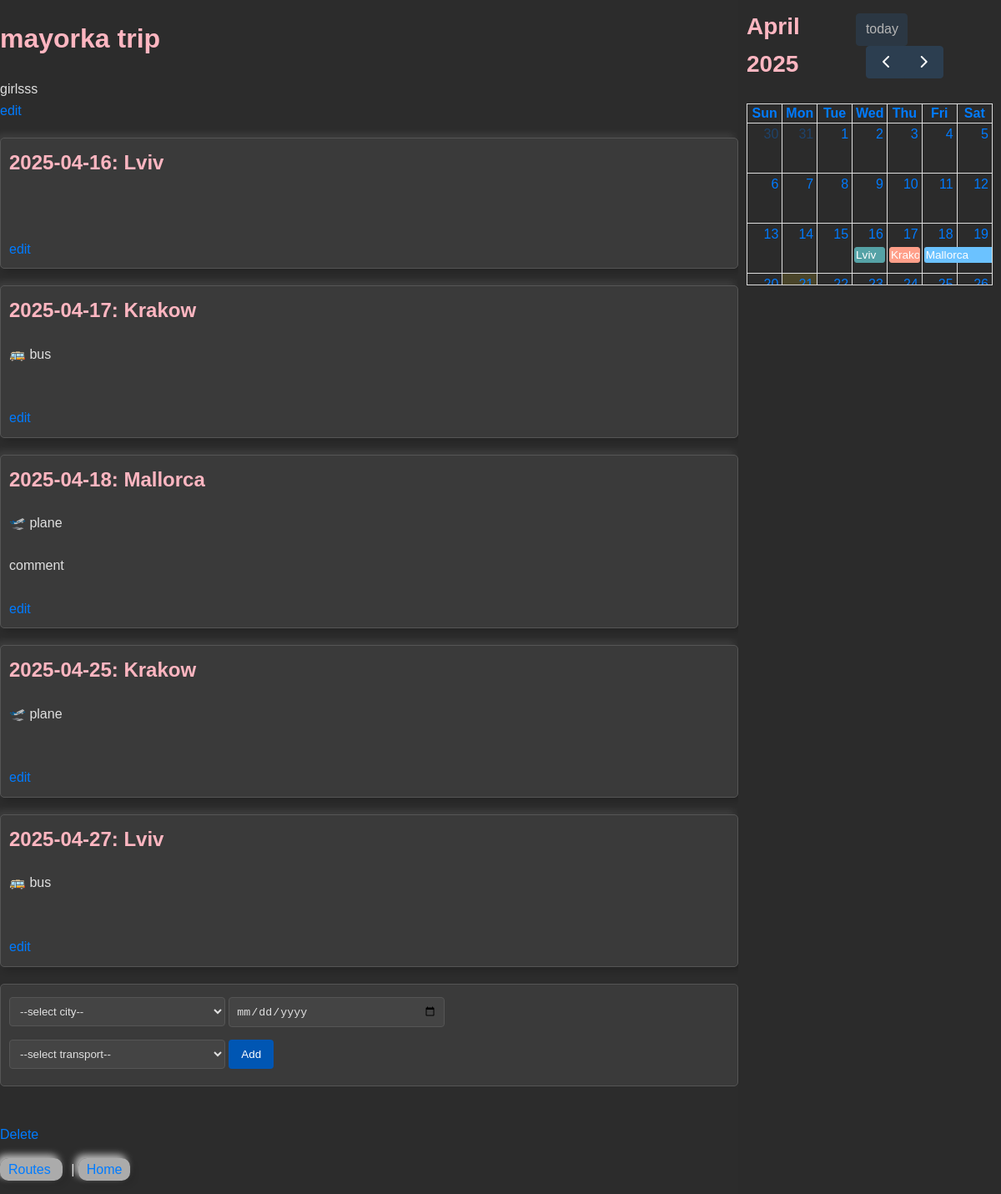
Before: /route/2 with the older database file.
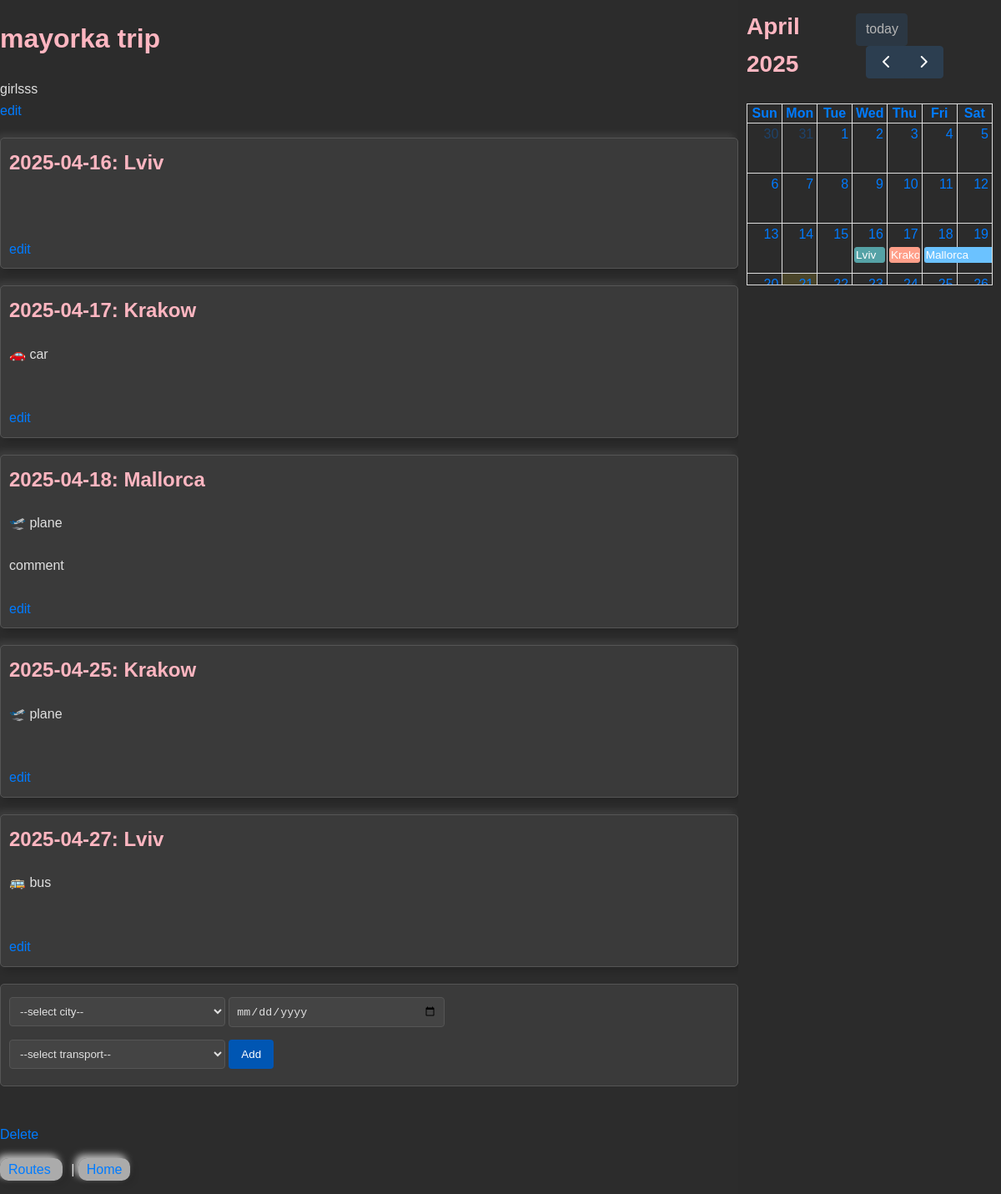
After: the same page with the newer database file.
### app/models/route_model.py (models this page shows, shortened)
class Route(db.Model):
    __tablename__ = 'routes'
    id = db.Column(db.Integer, primary_key=True)
    name = db.Column(db.String(100), nullable=False)
    description = db.Column(db.String(1024))

### app/models/checkpoint_model.py (models this page shows, shortened)
class Checkpoint(db.Model):
    __tablename__ = 'checkpoints'
    id = db.Column(db.Integer, primary_key=True)
    route_id = db.Column(db.Integer)
    city_id = db.Column(db.Integer)
    from_date = db.Column(db.String(100))
    to_date = db.Column(db.String(100))
    transport = db.Column(db.String(100))
    description = db.Column(db.String(1024))

### app/models/city_model.py (models this page shows, shortened)
class City(db.Model):
    __tablename__ = 'cities'
    id = db.Column(db.Integer, primary_key=True)
    name = db.Column(db.String(100), nullable=False)
    latitude = db.Column(db.Float)
    longitude = db.Column(db.Float)

### app/routes/route.py (the view)
@route_bp.route("/route/<id>")
def show(id):
    route = Route.query.get(id)
    if not route: abort(404)
    cities = City.query.all()
    checkpooints_stmt = select(Checkpoint).where(Checkpoint.route_id == route.id)
    checkpoints = [checkpoint for checkpoint in db.session.scalars(checkpooints_stmt)]
    for checkpoint in checkpoints:
        checkpoint.city = City.query.get(checkpoint.city_id)
    return render_template('route.html.j2', route=route, cities=cities, checkpoints=checkpoints, transports=transports)

### app/templates/route.html.j2 (shortened to what this page needs)
<html>
<head>
    <link rel="stylesheet" type="text/css" href="/static/route.css">
    <link href='/static/fullcalendar.css' rel='stylesheet' />
</head>
<body>
    <div style="display: flex; height: 100vh;">
        <div style="flex: 3; overflow-y: scroll;">
            <div class="trip" id="trip_{{route.id}}">
                <h1>{{route.name}}</h1>
                <div class="description">{{route.description}}</div>
                <a onclick="document.getElementById('edit_trip_{{route.id}}').style.display = 'block';
                        document.getElementById('trip_{{route.id}}').style.display = 'none';">edit</a>
            </div>
            <div class="checkpoints">
                {% for checkpoint in checkpoints %}
                <div class="checkpoint" id="checkpoint_{{checkpoint.id}}">
                    <h2>{{checkpoint.from_date}}: {{checkpoint.city.name}}</h2>
                    <div class="transport value">{{checkpoint.transport}}</div><br>
                    <div class="description value">{{checkpoint.description}}</div><br>
                    <a onclick="document.getElementById('edit_checkpoint_{{checkpoint.id}}').style.display = 'block';
                        document.getElementById('checkpoint_{{checkpoint.id}}').style.display = 'none';">
                        edit</a>
                </div>
                {% endfor %}
            </div>
            <form action="/checkpoint/add">
                <select name="city_id">
                    <option value="">--select city--</option>
                </select>
                <input type="date" name="date" value=""><br>
                <select name="transport">
                    <option value="">--select transport--</option>
                </select>
                <input type="submit" value="Add">
            </form>
            <br>
            <a href="/route/{{route.id}}/delete">Delete</a><br>
            <p>
                <a href="/routes">Routes </a> |
                <a href="/">Home </a><br>
            </p>
        </div>
        <div style="flex: 1; padding: 10px; background-color: #2b2b2b;">
            <div id='calendar'></div>
        </div>
    </div>
</body>
</html>

### app/static/route.css (style rules this page uses)
body { font-family: Arial, sans-serif; line-height: 1.6; margin: 0; padding: 0; background-color: #f4f4f4; color: #333; }
h1, h2 { color: #444; }
a { color: #007BFF; text-decoration: none; }
form { margin-bottom: 20px; padding: 10px; background: #fff; border: 1px solid #ddd; border-radius: 5px; }
form input[type="text"], form input[type="date"], form select, form textarea { width: 30%; padding: 8px; margin: 5px 0 10px; border: 1px solid #ccc; border-radius: 4px; box-sizing: border-box; }
form input[type="submit"] { background-color: #007BFF; color: white; border: none; padding: 10px 15px; cursor: pointer; border-radius: 4px; }
.checkpoints { margin-top: 20px; }
.checkpoint { margin-bottom: 20px; padding: 10px; background: #fff; border: 1px solid #ddd; border-radius: 5px; box-shadow: 4px 4px 8px rgba(0, 0, 0, 0.2), -4px -4px 8px rgba(255, 255, 255, 0.1); transition: all 0.3s ease; }
.checkpoint h2 { margin-top: 0; }
p a { margin-right: 10px; padding: 5px 10px; border-radius: 10px; background: rgba(255, 255, 255, 0.6); box-shadow: 4px 4px 8px rgba(0, 0, 0, 0.1), -4px -4px 8px rgba(255, 255, 255, 0.7); transition: all 0.3s ease; }
body { background-color: #2c2c2c; color: #e0e0e0; }
form { background: #3a3a3a; border: 1px solid #555; }
form input[type="text"], form input[type="date"], form select, form textarea { border: 1px solid #555; background-color: #444; color: #e0e0e0; }
form select { width: 30%; }
form input[type="submit"] { background-color: #0056b3; }
.checkpoint { background: #3a3a3a; border: 1px solid #555; }
h1, h2 { color: #ffb6c1; }

### app/static/fullcalendar.css (style rules this page uses)
.fc { display:flex;flex-direction:column;font-size:1em }
.fc,.fc *,.fc :after,.fc :before { box-sizing:border-box }
.fc-direction-ltr { direction:ltr;text-align:left }
:root { --fc-daygrid-event-dot-width:8px }
:root { --fc-list-event-dot-width:10px;--fc-list-event-hover-bg-color:#f5f5f5 }

Changed rows visible on the page:
changed Checkpoint: transport "🚌 bus" → "🚗 car"
